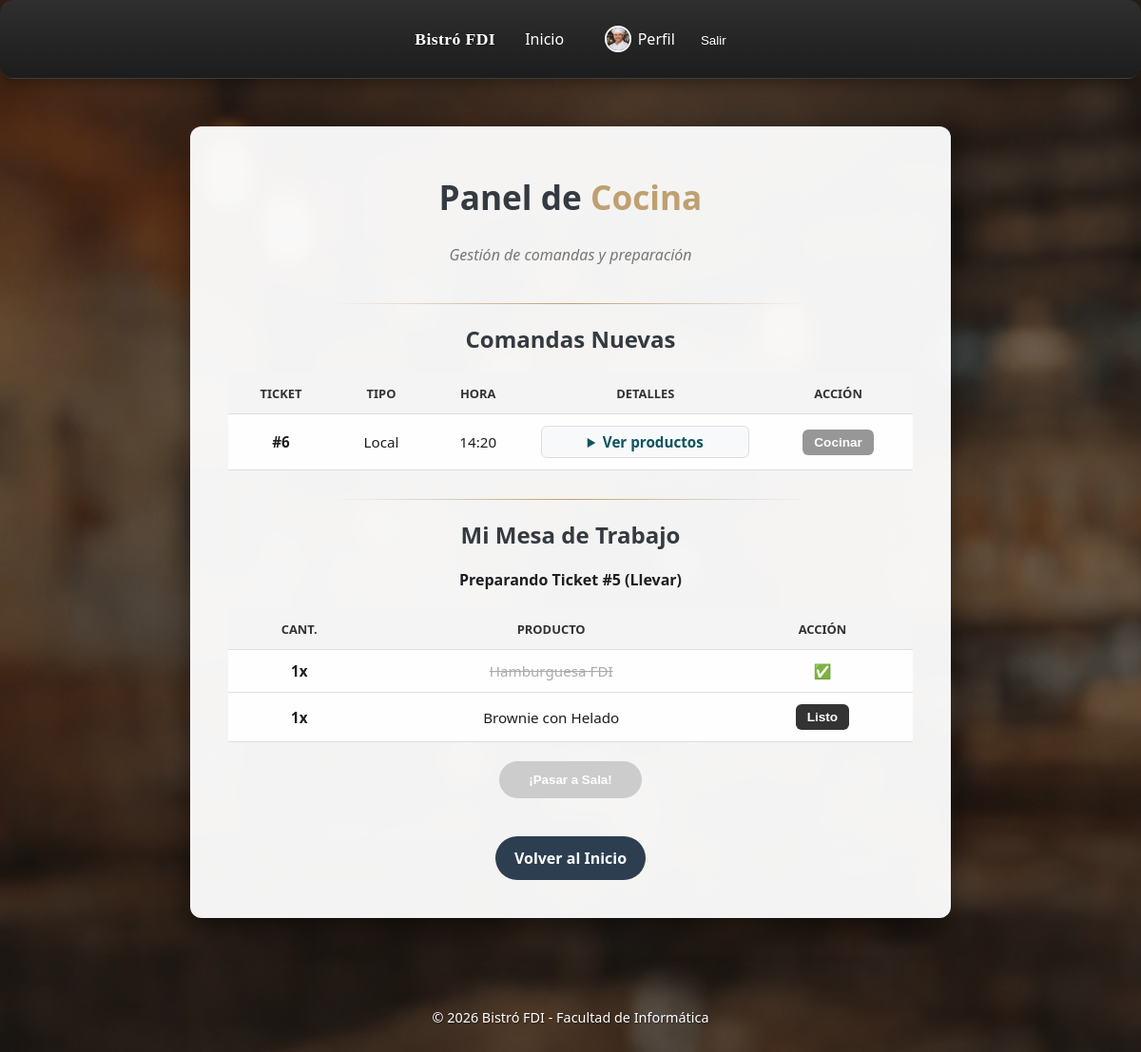
/includes/vistas/cocina/panel_cocina.php (signed in), run on the app's committed database.
### tables this page shows
CREATE TABLE pedidos (
    id INT AUTO_INCREMENT PRIMARY KEY,
    cliente_id INT NOT NULL,
    cocinero_id INT DEFAULT NULL,
    camarero_id INT DEFAULT NULL,

    numero_pedido INT NOT NULL,

    tipo ENUM('Local', 'Llevar') NOT NULL,
    estado ENUM(
        'Nuevo',
        'Recibido',
        'En preparación',
        'Cocinando',
        'Listo cocina',
        'Terminado',
        'Entregado',
        'Cancelado'
    ) NOT NULL DEFAULT 'Nuevo',

     
    servido_sala TINYINT(1) NOT NULL DEFAULT 0,

    fecha DATETIME NOT NULL DEFAULT CURRENT_TIMESTAMP,
    total DECIMAL(10,2) NOT NULL DEFAULT 0.00,
    descuento_total DECIMAL(10,2) NOT NULL DEFAULT 0.00,
    total_sin_descuento DECIMAL(10,2) NOT NULL DEFAULT 0.00,

    CONSTRAINT fk_pedidos_cliente
        FOREIGN KEY (cliente_id) REFERENCES usuarios(id)
        ON UPDATE CASCADE
        ON DELETE RESTRICT,

    CONSTRAINT fk_pedidos_cocinero
        FOREIGN KEY (cocinero_id) REFERENCES usuarios(id)
        ON UPDATE CASCADE
        ON DELETE SET NULL,

    CONSTRAINT fk_pedidos_camarero
        FOREIGN KEY (camarero_id) REFERENCES usuarios(id)
        ON UPDATE CASCADE
        ON DELETE SET NULL,

    INDEX idx_pedidos_cliente (cliente_id),
    INDEX idx_pedidos_cocinero (cocinero_id),
    INDEX idx_pedidos_camarero (camarero_id),
    INDEX idx_pedidos_estado (estado),
    INDEX idx_pedidos_fecha (fecha),
    INDEX idx_pedidos_numero_fecha (numero_pedido, fecha),
    INDEX idx_pedidos_servido_sala (servido_sala)
);

CREATE TABLE productos (
    id INT AUTO_INCREMENT PRIMARY KEY,
    id_categoria INT NOT NULL,
    nombre VARCHAR(150) NOT NULL,
    descripcion TEXT DEFAULT NULL,
    precio_base DECIMAL(10,2) NOT NULL DEFAULT 0.00,
    stock INT NOT NULL DEFAULT 0,
    imagen VARCHAR(255) DEFAULT NULL,
    iva DECIMAL(5,2) NOT NULL DEFAULT 10.00,
    ofertado TINYINT(1) NOT NULL DEFAULT 0,
    requiere_cocina TINYINT(1) NOT NULL DEFAULT 1,
    disponible TINYINT(1) NOT NULL DEFAULT 1,

    CONSTRAINT fk_productos_categoria
        FOREIGN KEY (id_categoria) REFERENCES categorias(id)
        ON UPDATE CASCADE
        ON DELETE RESTRICT,

    INDEX idx_productos_categoria (id_categoria),
    INDEX idx_productos_disponible (disponible),
    INDEX idx_productos_ofertado (ofertado)
);

### includes/vistas/cocina/panel_cocina.php (the view, shortened to what the rows shown need)
<?php
require_once __DIR__ . '/../../negocio/PedidoController.php';
$idCocinero = filter_var($_SESSION['id_usuario'] ?? null, FILTER_VALIDATE_INT, [
    'options' => ['min_range' => 1]
]);
$controller = PedidoController::getInstance();
$pedidosNuevos = array_filter(
    $controller->verPedidosPorEstado('En preparación'),
    function ($pedido) use ($controller) {
        $idPedido = (int) (obtenerDatoPedido($pedido, 'id', 'getId') ?? 0);
        if ($idPedido <= 0) {
            return false;
        }
        return pedidoTieneProductosDeCocina($controller, $idPedido);
    }
);
$miPedido = $controller->obtenerPedidoActivoDeCocinero((int) $idCocinero);
$platos = [];
$todosPreparados = false;
$idPedidoActivo = null;
if ($miPedido) {
    $idPedidoActivo = obtenerDatoPedido($miPedido, 'id', 'getId');
    if ($idPedidoActivo !== null) {
        $productosPedidoActivo = $controller->obtenerProductosDePedido((int) $idPedidoActivo);
        $platos = array_values(array_filter(
            $productosPedidoActivo,
            fn($producto) => (int) ($producto['requiere_cocina'] ?? 1) === 1
        ));
        if (!empty($platos)) {
            $todosPreparados = true;
            foreach ($platos as &$plato) {
                $estaPreparado = ((int) ($plato['preparado'] ?? 0) === 1);
                if (!$estaPreparado) {
                    $todosPreparados = false;
                }
            }
        }
    }
}
?>
<div class="main-bienvenida">
    <section class="tarjeta-presentacion tarjeta-ancha">
        <h1>Panel de <span>Cocina</span></h1>
        <div class="seccion-camarero">
            <h2 class="titulo-seccion">Comandas Nuevas</h2>
            <?php if (empty($pedidosNuevos)): ?>
                <p class="p-vacio">No hay comandas pendientes.</p>
            <?php else: ?>
                <table class="tabla-pedidos tabla-cocina-movil">
                    <thead>
                        <tr>
                            <th>Ticket</th>
                            <th>Tipo</th>
                            <th>Hora</th>
                            <th>Detalles</th>
                            <th>Acción</th>
                        </tr>
                    </thead>
                    <tbody>
                        <?php foreach ($pedidosNuevos as $p): ?>
                            <?php
                                $idPedido = (int) (obtenerDatoPedido($p, 'id', 'getId') ?? 0);
                                $numeroPedido = obtenerDatoPedido($p, 'numero_pedido', 'getNumeroPedido') ?? $idPedido;
                                $tipoPedido = (string) (obtenerDatoPedido($p, 'tipo', 'getTipo') ?? 'Local');
                                $fechaPedido = (string) (obtenerDatoPedido($p, 'fecha', 'getFecha') ?? '');
                                $horaFormateada = '';
                                if ($fechaPedido !== '') {
                                    $timestamp = strtotime($fechaPedido);
                                    if ($timestamp !== false) {
                                        $horaFormateada = date('H:i', $timestamp);
                                    }
                                }
                                $productosPedidoNuevo = [];
                                if ($idPedido > 0) {
                                    $productosPedidoNuevo = array_values(array_filter(
                                        $controller->obtenerProductosDePedido($idPedido),
                                        fn($producto) => (int) ($producto['requiere_cocina'] ?? 1) === 1
                                    ));
                                }
                            ?>
                            <tr>
                                <td data-label="Ticket">
                                    <strong>#<?= htmlspecialchars((string) $numeroPedido) ?></strong>
                                </td>
                                <td data-label="Tipo">
                                    <?= htmlspecialchars($tipoPedido) ?>
                                </td>
                                <td data-label="Hora">
                                    <?= htmlspecialchars($horaFormateada) ?>
                                </td>
                                <td data-label="Detalles">
                                    <?php if (empty($productosPedidoNuevo)): ?>
                                        <span class="txt-sin-platos">Sin productos de cocina</span>
                                    <?php else: ?>
                                        <details class="details-progreso">
                                            <summary class="summary-progreso">
                                                Ver productos
                                            </summary>
                                        </details>
                                    <?php endif; ?>
                                </td>
                                <td data-label="Acción">
                                    <form action="<?= BASE_URL ?>/includes/acciones/cocina/procesar_cocina.php" method="POST">
                                        <button
                                            type="submit"
                                            class="btn-accion btn-cobrar <?= $miPedido ? 'btn-cocinar-bloqueado' : '' ?>"
                                            <?= $miPedido ? 'disabled title="Termina tu pedido actual primero"' : '' ?>
                                        >
                                            Cocinar
                                        </button>
                                    </form>
                                </td>
                            </tr>
                        <?php endforeach; ?>
                    </tbody>
                </table>
            <?php endif; ?>
        </div>
        <div class="seccion-camarero">
            <h2 class="titulo-seccion">Mi Mesa de Trabajo</h2>
            <?php if (!$miPedido): ?>
                <p>
                    <br>Esperando comanda... Selecciona un ticket de arriba para empezar a cocinar.
                </p>
            <?php else: ?>
                <?php
                    $numeroMiPedido = obtenerDatoPedido($miPedido, 'numero_pedido', 'getNumeroPedido') ?? $idPedidoActivo;
                    $tipoMiPedido = (string) (obtenerDatoPedido($miPedido, 'tipo', 'getTipo') ?? 'Local');
                ?>
                <p>
                    <strong>Preparando Ticket #<?= htmlspecialchars((string) $numeroMiPedido) ?> (<?= htmlspecialchars($tipoMiPedido) ?>)</strong>
                </p>
                <?php if (empty($platos)): ?>
                    <p class="p-vacio">Este pedido no tiene productos que requieran cocina.</p>
                <?php else: ?>
                    <table class="tabla-pedidos tabla-cocina-movil">
                        <thead>
                            <tr>
                                <th>Cant.</th>
                                <th>Producto</th>
                                <th>Acción</th>
                            </tr>
                        </thead>
                        <tbody>
                            <?php foreach ($platos as $plato): ?>
                                <?php
                                    $cantidad = (int) ($plato['cantidad'] ?? 0);
                                    $nombre = (string) ($plato['nombre'] ?? '');
                                    $preparado = !empty($plato['preparado']);
                                ?>
                                <tr>
                                    <td data-label="Cantidad">
                                        <strong><?= $cantidad ?>x</strong>
                                    </td>
                                    <td data-label="Producto" class="<?= $preparado ? 'plato-preparado' : '' ?>">
                                        <?= htmlspecialchars($nombre) ?>
                                    </td>
                                    <td data-label="Acción">
                                        <?php if (!$preparado): ?>
                                            <form action="<?= BASE_URL ?>/includes/acciones/cocina/procesar_cocina.php" method="POST">
                                                <button type="submit" class="btn-accion btn-entregar">Listo</button>
                                            </form>
                                        <?php else: ?>
                                            <span>✅</span>
                                        <?php endif; ?>
                                    </td>
                                </tr>
                            <?php endforeach; ?>
                        </tbody>
                    </table>
                    <div class="contenedor-botones-index">
                        <form action="<?= BASE_URL ?>/includes/acciones/cocina/procesar_cocina.php" method="POST">
                            <button
                                type="submit"
                                class="btn-login btn-pasar-sala <?= $todosPreparados ? 'estado-sala-listo' : 'estado-sala-pte' ?>"
                                <?= !$todosPreparados ? 'disabled title="Marca primero los productos que requieren cocina"' : '' ?>
                            >
                                ¡Pasar a Sala!
                            </button>
                        </form>
                    </div>
                <?php endif; ?>
            <?php endif; ?>
        </div>
    </section>
</div>
<?php
require_once __DIR__ . '/../partials/plantilla.php';
function obtenerDatoPedido($pedido, string $claveArray, string $getter)
{
    if (is_object($pedido) && method_exists($pedido, $getter)) {
        return $pedido->$getter();
    }
    return null;
}
function pedidoTieneProductosDeCocina($controller, int $idPedido): bool
{
    $productos = $controller->obtenerProductosDePedido($idPedido);
    foreach ($productos as $producto) {
        if ((int) ($producto['requiere_cocina'] ?? 1) === 1) {
            return true;
        }
    }
    return false;
}
?>

### data on the page
pedidos: numero_pedido "6", tipo "Local", fecha "14:20"
pedidos: numero_pedido "5", tipo "Llevar"
productos: cantidad "1", nombre "Hamburguesa FDI"
productos: cantidad "1", nombre "Brownie con Helado"
